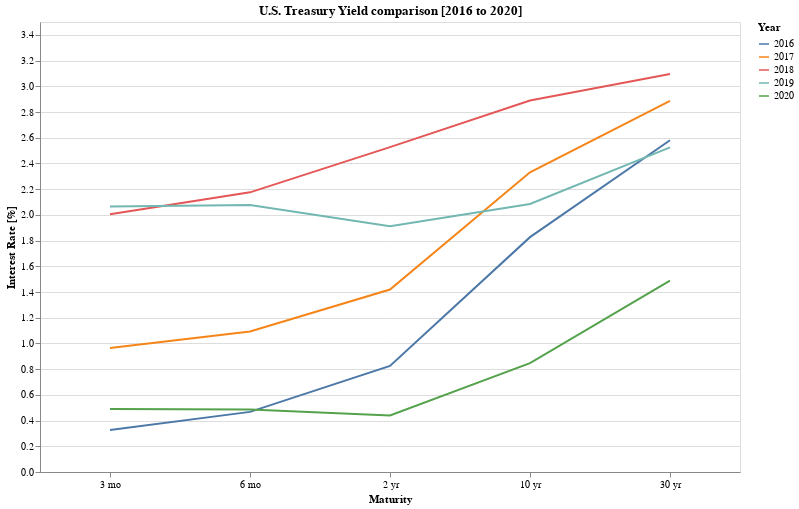

The notebook cell this image was saved under:
### Code cell
years = range(2016, 2021)
instruments = {
    0.25: '3 Month T-bill',
    0.5: '6 Month T-bill',
    2: '2 Year Note',
    10: '10 Year Note',
    30: '30 Year Bond'
}
fieldsToYears = {'3 mo': 0.25, '6 mo': 0.5, '2 yr': 2, '10 yr': 10, '30 yr': 30}
fields = [i for i in fieldsToYears.keys()]

dfm2 = fetchTsRates(years)[fields + ['Date']].melt(id_vars='Date', var_name='Maturity')

dfm2["Year"] = dfm2.Date.apply(lambda v: v.year)

alt.Chart(dfm2.groupby(["Maturity", "Year"]).agg({ "value": "mean" }).reset_index()).mark_line().encode(
    alt.X('Maturity:O', axis=alt.Axis(title='Maturity', labelAngle=0), sort=fields),
    alt.Y('value:Q', axis=alt.Axis(title='Interest Rate [%]')),
    alt.Color('Year:N'),
    tooltip=[alt.Tooltip('Date:T', format='%b %Y'), alt.Tooltip('Maturity:N'), alt.Tooltip('value:Q')]
).properties(
    title='U.S. Treasury Yield comparison [{y1} to {y2}]'.format(y1=min(years), y2=max(years)),
    height=450,
    width=700
)

### Figure 1 — Vega-Lite specification as saved in the notebook (floating-point values rounded to 4 significant figures)
{"config": {"view": {"continuousWidth": 400, "continuousHeight": 300}}, "data": {"name": "data-61db6fa4d7b9d2fde5683fd5685bb27c"}, "mark": "line", "encoding": {"color": {"type": "nominal", "field": "Year"}, "tooltip": [{"type": "temporal", "field": "Date", "format": "%b %Y"}, {"type": "nominal", "field": "Maturity"}, {"type": "quantitative", "field": "value"}], "x": {"type": "ordinal", "axis": {"labelAngle": 0, "title": "Maturity"}, "field": "Maturity", "sort": ["3 mo", "6 mo", "2 yr", "10 yr", "30 yr"]}, "y": {"type": "quantitative", "axis": {"title": "Interest Rate [%]"}, "field": "value"}}, "height": 450, "title": "U.S. Treasury Yield comparison [2016 to 2020]", "width": 700, "$schema": "https://vega.github.io/schema/vega-lite/v4.8.1.json", "datasets": {"data-61db6fa4d7b9d2fde5683fd5685bb27c": [{"Maturity": "10 yr", "Year": 2016, "value": 1.827}, {"Maturity": "10 yr", "Year": 2017, "value": 2.331}, {"Maturity": "10 yr", "Year": 2018, "value": 2.89}, {"Maturity": "10 yr", "Year": 2019, "value": 2.084}, {"Maturity": "10 yr", "Year": 2020, "value": 0.8471}, {"Maturity": "2 yr", "Year": 2016, "value": 0.825}, {"Maturity": "2 yr", "Year": 2017, "value": 1.419}, {"Maturity": "2 yr", "Year": 2018, "value": 2.527}, {"Maturity": "2 yr", "Year": 2019, "value": 1.912}, {"Maturity": "2 yr", "Year": 2020, "value": 0.44}, {"Maturity": "3 mo", "Year": 2016, "value": 0.3267}, {"Maturity": "3 mo", "Year": 2017, "value": 0.9642}, {"Maturity": "3 mo", "Year": 2018, "value": 2.005}, {"Maturity": "3 mo", "Year": 2019, "value": 2.066}, {"Maturity": "3 mo", "Year": 2020, "value": 0.49}, {"Maturity": "30 yr", "Year": 2016, "value": 2.58}, {"Maturity": "30 yr", "Year": 2017, "value": 2.887}, {"Maturity": "30 yr", "Year": 2018, "value": 3.095}, {"Maturity": "30 yr", "Year": 2019, "value": 2.525}, {"Maturity": "30 yr", "Year": 2020, "value": 1.489}, {"Maturity": "6 mo", "Year": 2016, "value": 0.4675}, {"Maturity": "6 mo", "Year": 2017, "value": 1.092}, {"Maturity": "6 mo", "Year": 2018, "value": 2.175}, {"Maturity": "6 mo", "Year": 2019, "value": 2.077}, {"Maturity": "6 mo", "Year": 2020, "value": 0.4857}]}}
